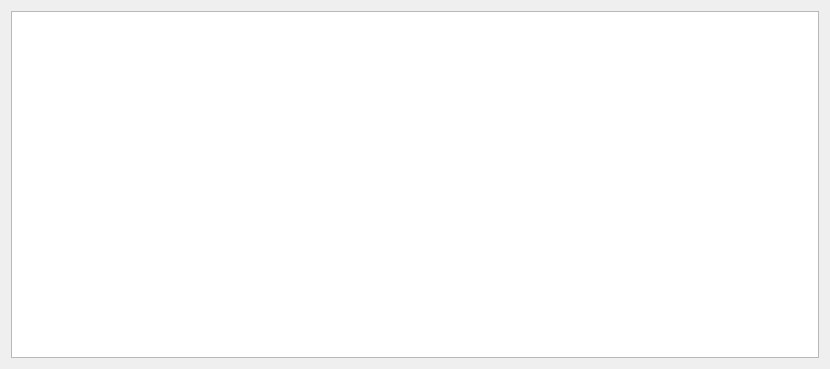
<?xml version="1.0" encoding="UTF-8"?>
<ui version="4.0">
 <class>HistoryDyagnosisPanel</class>
 <widget class="QDialog" name="HistoryDyagnosisPanel">
  <property name="geometry">
   <rect>
    <x>0</x>
    <y>0</y>
    <width>830</width>
    <height>369</height>
   </rect>
  </property>
  <property name="windowTitle">
   <string>Dialog</string>
  </property>
  <layout class="QVBoxLayout" name="verticalLayout">
   <item>
    <widget class="QTableWidget" name="table_historyDyagnosis"/>
   </item>
  </layout>
 </widget>
 <resources/>
 <connections/>
</ui>
